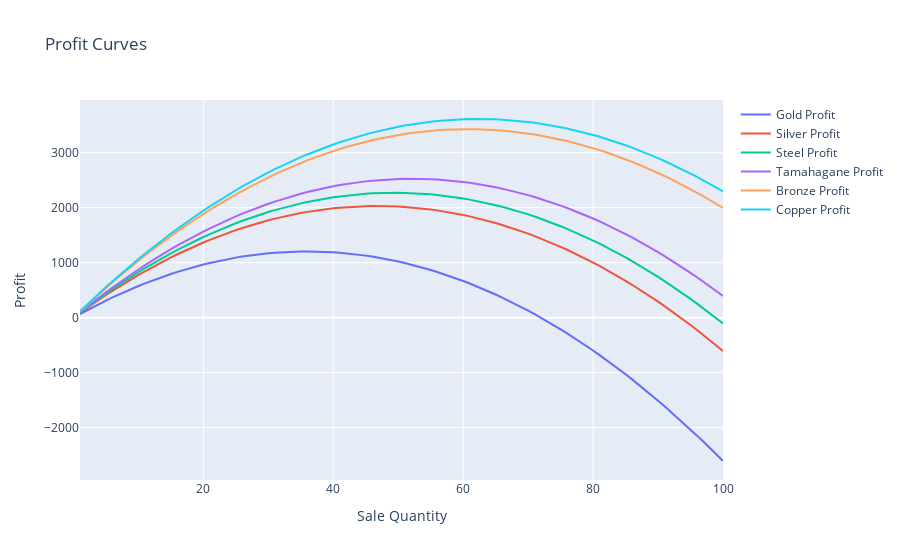

The code cell stored with this chart in its notebook:
### Markdown cell above
Display profit curve for each product:

### Code cell
profit_plot = go.Figure(
    data=[
        go.Scatter(x=all_sales,y=gold_unit_profit, name='Gold Profit'),
        go.Scatter(x=all_sales,y=silver_unit_profit, name='Silver Profit'),
        go.Scatter(x=all_sales,y=steel_unit_profit, name='Steel Profit'),
        go.Scatter(x=all_sales,y=tamahagane_unit_profit, name='Tamahagane Profit'),
        go.Scatter(x=all_sales,y=bronze_unit_profit, name='Bronze Profit'),
        go.Scatter(x=all_sales,y=copper_unit_profit, name='Copper Profit')
    ]
)
profit_plot.update_layout(
    title='Profit Curves',
    xaxis_title='Sale Quantity',
    yaxis_title='Profit'
)
profit_plot.show()
